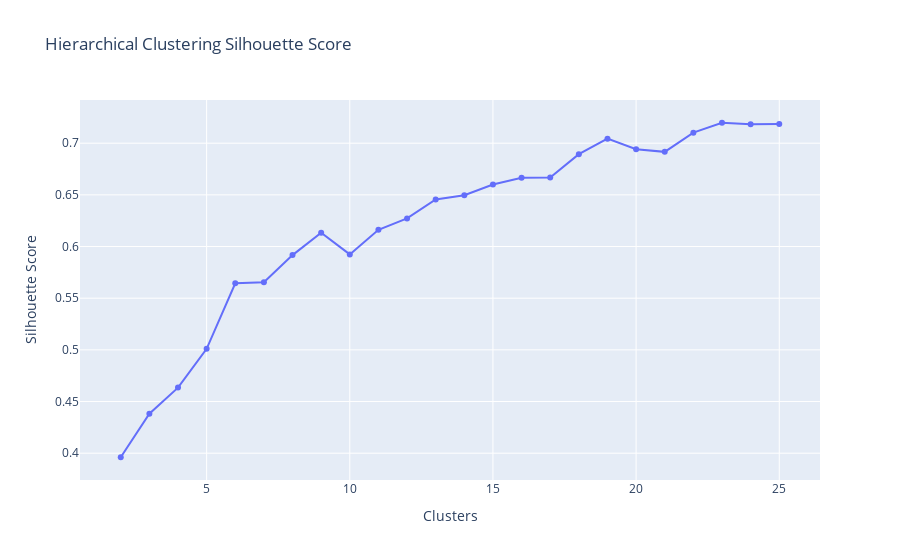

Source (notebook cell):
### Code cell
fig = px.line(x = clusters, y = hc_list, markers=True, title = 'Hierarchical Clustering Silhouette Score')
fig.update_layout(yaxis_title = 'Silhouette Score', xaxis_title = 'Clusters')
fig.show()

### Figure 1 — Plotly figure (JSON) as saved in the notebook; plotly's stock layout.template omitted (floating-point values rounded to 4 significant figures)
{"data": [{"hovertemplate": "x=%{x}<br>y=%{y}<extra></extra>", "legendgroup": "", "line": {"color": "#636efa", "dash": "solid"}, "marker": {"symbol": "circle"}, "mode": "lines+markers", "name": "", "orientation": "v", "showlegend": false, "type": "scatter", "x": [2, 3, 4, 5, 6, 7, 8, 9, 10, 11, 12, 13, 14, 15, 16, 17, 18, 19, 20, 21, 22, 23, 24, 25], "xaxis": "x", "y": [0.3961, 0.4382, 0.4635, 0.501, 0.5644, 0.5654, 0.5917, 0.6133, 0.5924, 0.6162, 0.6272, 0.6456, 0.6496, 0.66, 0.6666, 0.6668, 0.6894, 0.7044, 0.6941, 0.6916, 0.7102, 0.7198, 0.7183, 0.7186], "yaxis": "y"}], "layout": {"autosize": true, "legend": {"tracegroupgap": 0}, "title": {"text": "Hierarchical Clustering Silhouette Score"}, "xaxis": {"anchor": "y", "autorange": true, "domain": [0, 1], "range": [0.6398, 26.36], "title": {"text": "Clusters"}, "type": "linear"}, "yaxis": {"anchor": "x", "autorange": true, "domain": [0, 1], "range": [0.3694, 0.7465], "title": {"text": "Silhouette Score"}, "type": "linear"}}}
